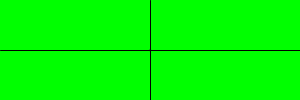
Frame 1 (no input)
Frame 60 (the mouse pressed at the canvas centre just before this capture): identical to frame 1, image omitted
Frame 120 (the mouse held since frame 60 and released just before this capture): identical to frame 1, image omitted

The Processing sketch that drew this single still picture (run headless with seeded random() and noise(); from frame 60 on, the mouse is pressed at the canvas centre):

// Processing sketch: sketch_230418f_condicionales
// ── sketch_230418f_condicionales.pde
void setup() {
  size(300, 100);
}


void draw() {
  background(255);
  if ( mouseY <= 50 ) {
    background(0, 255, 0);
  } else {
    background(255, 0, 0);
  }


  //   circle(90*3,40*3,10);
  line (0, 50, 300, 50);
  line(150, 0, 150, 100);

  ellipse (150, 50, 1, 1);
}
